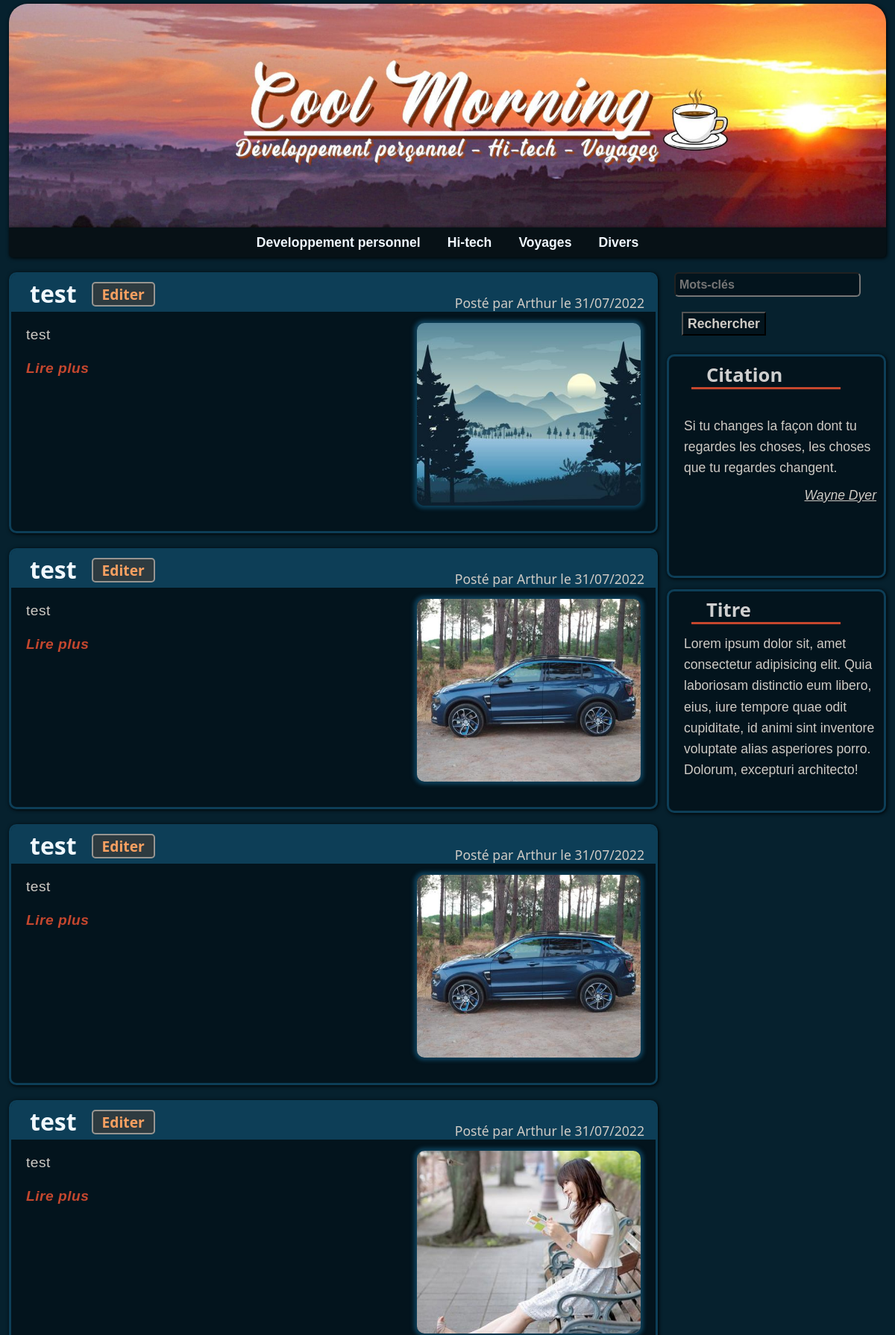
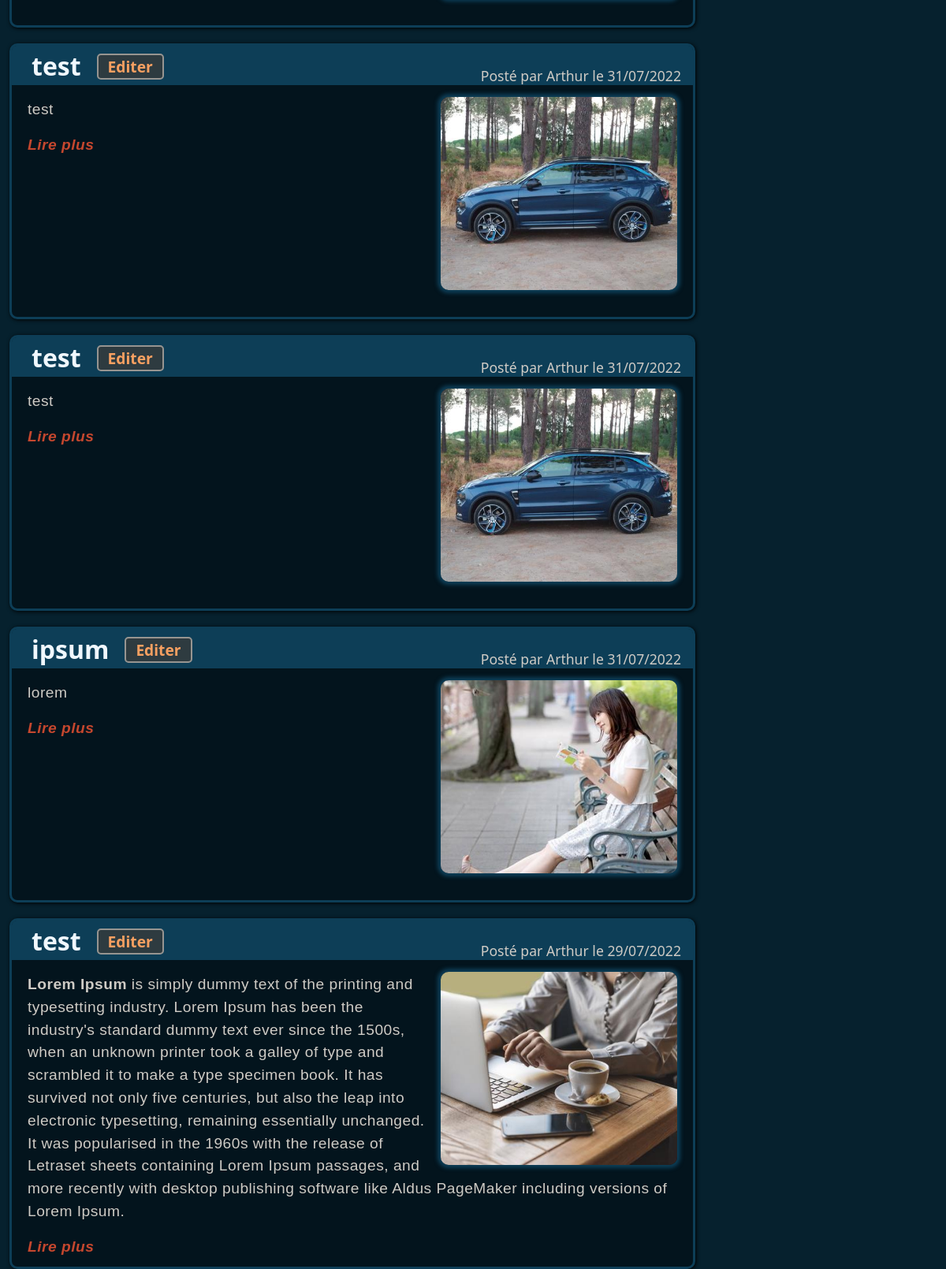
The page / (upper part) on the database its author committed (2 pictures, top to bottom).
### models.py (models this page shows)
class Article(db.Model):
    id = db.Column(db.Integer, primary_key=True)
    title = db.Column(db.String(100), nullable=False)
    text = db.Column(db.Text, nullable=False)
    date = db.Column(db.DateTime, nullable=False)
    scheduled = db.Column(db.Boolean, nullable=False)
    category = db.Column(db.String(50), nullable=False)
    posted = db.Column(db.Boolean, nullable=False)
    author = db.Column(db.String(50), nullable=False)
    img = db.Column(db.String, nullable=False)

class Quote(db.Model):
    id = db.Column(db.Integer, primary_key=True)
    text = db.Column(db.Text, nullable=False)
    author = db.Column(db.String(50))

### app.py (the view)
@app.route("/")
def index():
    if request.args.get("q"):
        q = request.args.get("q")
    else:
        q = ""
    page_selected = int(request.args.get("page", 1))  # We get the current page by looking at the URL
    total_pages, nb_pages = page_list("posted", q) # A list of pages and its length
    start = (page_selected * ARTICLES_PER_PAGE) - ARTICLES_PER_PAGE
    start_butt, end_butt = buttons_range()
    if page_selected < start_butt:
        pages = total_pages[:BUTTONS_DISPLAYED]
    elif page_selected > nb_pages - end_butt:
        if nb_pages <= 2:
            pages = total_pages
        else:
            pages = total_pages[nb_pages - BUTTONS_DISPLAYED:]
    else:
        pages = total_pages[page_selected - start_butt:page_selected + end_butt]
    list_posts = Article.query.filter(Article.posted == True, Article.text.contains(q)).order_by(Article.date.desc()).offset(start).limit(ARTICLES_PER_PAGE).all()
    quote = Quote.query.order_by(func.random()).first()
    return render_template("index.html", articles=list_posts, page_selected=int(page_selected),
                            pages=pages, displayed=BUTTONS_DISPLAYED, total=total_pages,
                            start_butt=start_butt, end_butt=end_butt, quote=quote, q=q, Markup=Markup)

### helpers.py (called while the page is built)
def page_list(status, keywords):
    if status == "all":
        nb_articles = Article.query.filter(Article.text.contains(keywords)).count()
    elif status == "posted":
        nb_articles = Article.query.filter(Article.text.contains(keywords), Article.posted == True).count()
    elif status == "scheduled":
        nb_articles = Article.query.filter(Article.text.contains(keywords), Article.scheduled == True).count()
    else:  # archived
        nb_articles = Article.query.filter(Article.text.contains(keywords), Article.posted == False, Article.scheduled == False).count()
    nb_pages = math.ceil(nb_articles / ARTICLES_PER_PAGE)  # Calculate enough pages to fit all the articles
    total_pages = range(1, nb_pages + 1)  # This list represent the total of pages containing all the published articles
    return total_pages, nb_pages  # Return the list of pages and its length

def buttons_range():
    return math.ceil(BUTTONS_DISPLAYED/2), math.floor(BUTTONS_DISPLAYED/2)

### templates/index.html (shortened to what this page needs)
{% extends "layout.html" %}
{% block body %}
<div class="row">
    <div class="col-md-9">
        {% for article in articles %}
        <div class="article">
            <div class="article-header">
                <h2>
                    <a href="/article?id={{ article.id }}#begin">{{ article.title }}</a>
                    {% if session.user != None%}
                        <a class="edit-button" href="/edit_article?id={{ article.id }}">Editer</a>
                    {% endif %}
                </h2>
                <p>Posté par {{ article.author }} le {{ article.date.strftime('%d/%m/%Y') }}</p>
            </div>
            <img src="{{ article.img }}" class="thumb">
            <div class="text">
                {{ Markup(article.text)|truncate(1060) }} <span class="read-more"><a href="/article?id={{ article.id }}#begin">Lire plus</a></span>
            </div>
        </div>
        {% endfor %}
    </div>
    <div class="col-md-3">
        <form class="index-search" action="/">
            <input type="text" name="q" class="keywords-input keywords-index" placeholder="Mots-clés" value="{{ q }}">
            <input type="submit" value="Rechercher">
        </form>
        <div class="aside">
            <h2>Citation</h2>
            <p class="quote-block">
                <span class="quote-text">{{ Markup(quote.text) }}</span>
                {% if quote.author %}
                    <p class="quote-author">{{ quote.author }}</p>
                {% endif %}
            </p>
        </div>
        <div class="aside">
            <h2>Titre</h2>
            <p>Lorem ipsum dolor sit, amet consectetur adipisicing elit. Quia laboriosam distinctio eum libero, eius, iure tempore quae odit cupiditate, id animi sint inventore voluptate alias asperiores porro. Dolorum, excepturi architecto!</p>
        </div>
    </div>
</div>
{% endblock %}

### static/styles/custom.css (style rules this page uses)
body { background-color: #06212e; font-family: Verdana, Arial, Tahoma, Serif; color: #cfcbc5; }
.index-search { width: 100%; margin-left: 10px; margin-top: 10px; }
.keywords-index { margin-bottom: 0px !important; }
.article-header { background-color: #0d3e57; height: 40px; border-radius: 6px 6px 0px 0px; padding-left: 25px; height: 50px; }
.article-header h2 { font-family: Candara, Calibri, Segoe, Segoe UI, Optima, Arial, sans-serif; position: absolute; margin-top: 7px; font-weight: bolder; display: inline; }
.article-header h2 a { color: aliceblue; text-decoration: none; }
.article-header h2 { color: aliceblue; }
.article-header p { font-family: Candara, Calibri, Segoe, Segoe UI, Optima, Arial, sans-serif; color: #cfcbc5; display: inline; float: right; font-size: 1.1em; padding-top: 25px; padding-right: 15px; margin-bottom: -2px; }
.read-more a { font-weight: 600; font-style: italic; color: #c5472e !important; text-decoration: none; }
.aside h2 { color: #cfcfcf; Font-family: Candara, Calibri, Segoe, Segoe UI, Optima, Arial, sans-serif; font-weight: bolder; border-bottom: 3px solid #c5472e; width: 200px; margin: 10px 0px 5px 30px; padding-left: 20px; font-size: 1.6em; }
.article .thumb { margin: 15px 20px 3px 10px; float: right; border-radius: 10px; width: 300px; height: 245px; object-fit: cover; box-shadow: 0px 0px 5px 4px #0d3e57; }
.article .text, .edit-article .text { font-size: 1.2em; padding: 17px 15px 10px 20px; letter-spacing: 0.5px; }
.aside p { font-size: 1.1em; padding: 7px 10px 0px 20px; line-height: 1.6em; }
.quote-author { margin-top: -15px; text-align: right; font-style: italic; text-decoration: underline; }
.article, .edit-article { min-height: 350px; }
.edit-button { position: absolute; color: #f8a061 !important; margin-left: 20px; margin-top: 3px !important; font-size: 0.6em; font-weight: bold; text-decoration: none; border: solid 1px #f8a061; background-color: #2e3b40; padding: 3px 12px; border: solid 2px #979591; border-radius: 5px; }
.article, .aside, .edit-article { box-sizing: border-box; background-color: #03141d; border-radius: 10px; border: #0d3e57 solid; box-shadow: 1px 1px 5px black; }
.article { margin-top: 20px; }
.aside { margin-top: 15px; height: 300px; overflow: auto; }
.col-md-3 { padding:0; }
.col-md-9 { padding-left:0; }
.keywords-input { margin: 10px 10px 20px 0px; background-color: #03141d; color: #cfcbc5; padding: 2.5px; padding-left: 5px; font-size: 1em; border-radius: 6px; font-weight: bold; width: 250px; }
input[type=submit] { margin: 20px 0px 10px 10px; background-color: #03141d; color: #cfcbc5; font-size: 1.1em; font-weight: bold; cursor: default !important; }

### rows shown on the page
Article: title "test", author "Arthur", date "31/07/2022", shows a picture, text "test"
Article: title "test", author "Arthur", date "31/07/2022", text "test"
Article: title "test", author "Arthur", date "31/07/2022", text "test"
Article: title "test", author "Arthur", date "31/07/2022", text "test"
Article: title "test", author "Arthur", date "31/07/2022", text "test"
Article: title "test", author "Arthur", date "31/07/2022", text "test"
Article: title "ipsum", author "Arthur", date "31/07/2022", text "lorem"
Article: title "test", author "Arthur", date "29/07/2022", shows a picture, text "Lorem Ipsum is simply dummy text of the printing and typesetting industry. Lorem Ipsum has been the industry's standard dummy text ever since the 1500s, when an unknown printer took a galley of type and scrambled it to make a type specimen book. It has survived not only five centuries, but also the leap into electronic typesetting, remaining essentially unchanged. It was popularised in the 1960s with the release of Letraset sheets containing Lorem Ipsum passages, and more recently with desktop publishing software like Aldus PageMaker including versions of Lorem Ipsum."
Quote: text "Si tu changes la façon dont tu regardes les choses, les choses que tu regardes changent.", author "Wayne Dyer"
